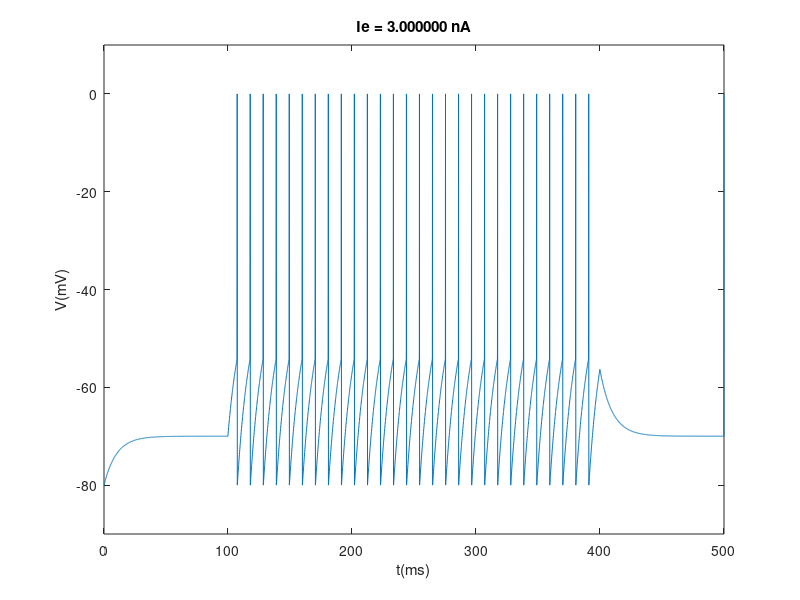
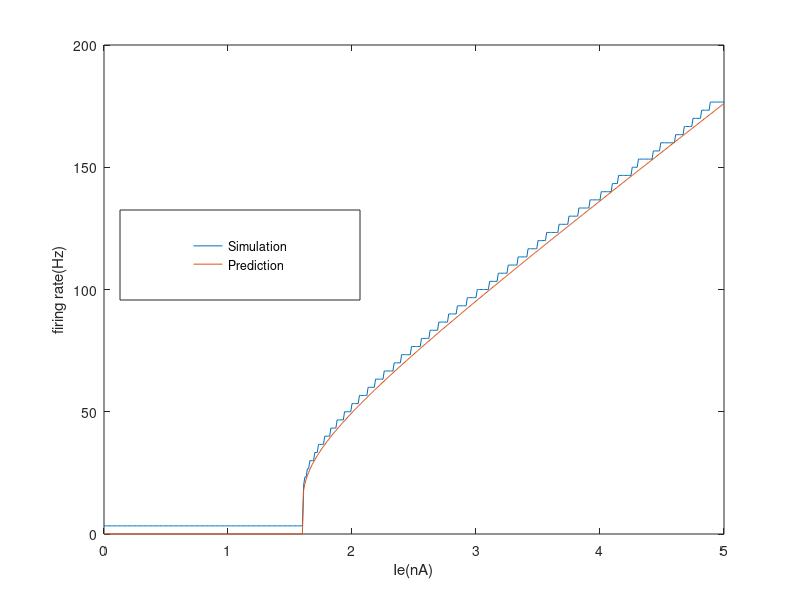

Write the MATLAB code that produced these figures, in order.
function LIF_model()
%%%%%%%%%%%%%%%%%%%%%%%%%%%%%%%%%%%%%%%%%%%%%%%%%%%%%%%%%%%%%%%%
% This is the main function for problem3. 
% Your task is to fill in a few lines in this function as well as
% the function LIF()
%%%%%%%%%%%%%%%%%%%%%%%%%%%%%%%%%%%%%%%%%%%%%%%%%%%%%%%%%%%%%%%%
E_L = -70; %mV
Rm = 10;% M Ohm
tau_m = 10; %ms
V_reset = -80; %mV
V_th = -54;% mV
spike = 0; % mV; spike voltage

T = 500; % ms; total simulation time
dt = 0.1; % ms
V0 = V_reset;

%------------ subproblem (a) --------------------
% do leaky integrate-and-fire simulation
Ie = 3; %nA. Please try other two values: 1.4 and 3 and see the difference
[V,rate] = LIF(E_L, Rm, Ie, tau_m, V_reset, V_th, V0, spike,T, dt);

figure(1)
plot(0:dt:T, V);
fprintf('Firing rate is %4.1f Hz when Ie= %5.2f nA \n', rate,Ie);


xlabel('t(ms)');
ylabel('V(mV)');

title(sprintf('Ie = %f nA', Ie));
axis([0, 500, V_reset - 10, spike + 10]);

%-------------- subproblem (b) --------------------
Ie_max = 5; %nA
stepsize = 0.01; %nA
Ie = 0:stepsize:Ie_max; % nA
steps = length(Ie);
f = zeros(2, steps);
for i=1:steps
    % simulation
    [~,rate] = LIF(E_L, Rm, Ie(i), tau_m, V_reset, V_th, V0, spike,T, dt);
    f(1,i) = rate;
    if Rm*Ie(i) > V_th - E_L
        f(2,i) = 1/(10^-3*tau_m * log( (Rm * Ie(i) + E_L - V_reset)/(Rm * Ie(i) + E_L - V_th)));
    end
    % prediction
    % Calculate f(2,i) using the equation specified in the problem
    % description
    % PUT YOUR CODES HERE
    % 
    
end
figure(2)
plot(Ie, f)
legend('Simulation', 'Prediction');
xlabel('Ie(nA)');
ylabel('firing rate(Hz)');
set(legend, 'position', [0.15, 0.5, 0.3, 0.15]);
return

function [V, rate] = LIF(E_L, Rm, Ie, tau_m, V_reset, V_th, V0, spike,T, dt)
% return the voltage trace V in mV and firing rate in Hz  
% Hint: You can either use 
% 1. the method described in Appendix A of Chapter 5 of
%    Dayan and Abbott (2001), Theoretical Neuroscience; or 
% 2. the following general Eular method. 
%    Suppose we want to simulate the ordinary differential equation dv/dt =
%    f(v). Note dv = f(v)dt, then 
%    v(t+dt)-v(dt) = f(v)dt or v(t+dt) = f(v)dt + v(dt)
%

Tm_inv = dt / tau_m;
steps = T/dt;
pulse = zeros(steps,1);
pulse(100/dt+1:400/dt) = Ie; % note that the current is applied only between 100~400 ms
V = zeros(1, steps + 1);
V(1) = V0;
%
% PUT YOUR CODES HERE
%
delta = 2;
for i = 2:steps
I_e = pulse(i);
%[t, x] = ode23(@(t,x) odefun(t,x, [E_L, Rm, tau_m, I_e]),[1:delta],[V(i-1)]);
V(i) = V(i-1)+ dt/tau_m*(-V(i-1) + E_L + Rm* I_e);
%V(i) = x(end,1);
if V(i) >= V_th
    V(i-1) = spike;
    V(i) = V_reset;
end
end
rate = sum(V==spike)/(300/1000);
return


function X_dot = odefun(t,x, args)
E_L = args(1); %mV
Rm = args(2);% M Ohm
tau_m = args(3); %ms
I_e = args(4);c
V = x(1);
V_dot = 1/tau_m*(-V + E_L + Rm* I_e);
X_dot = [V_dot];
return
